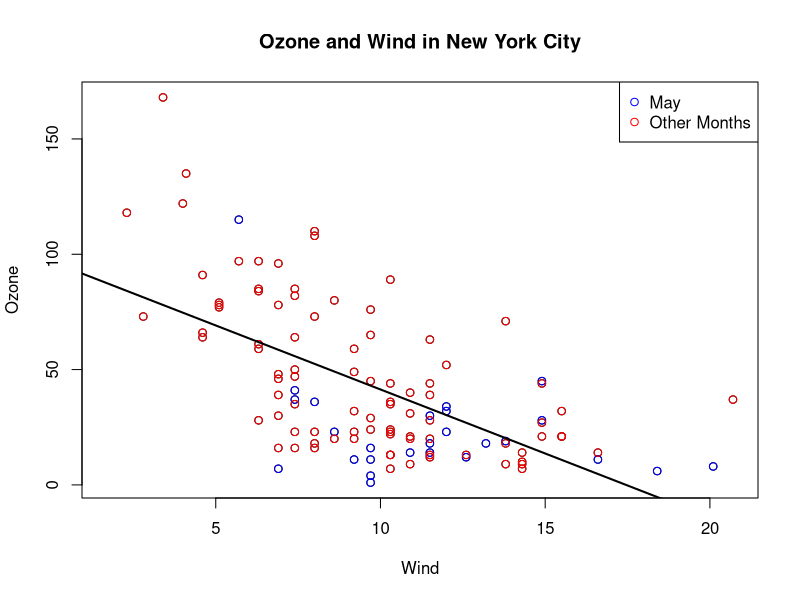
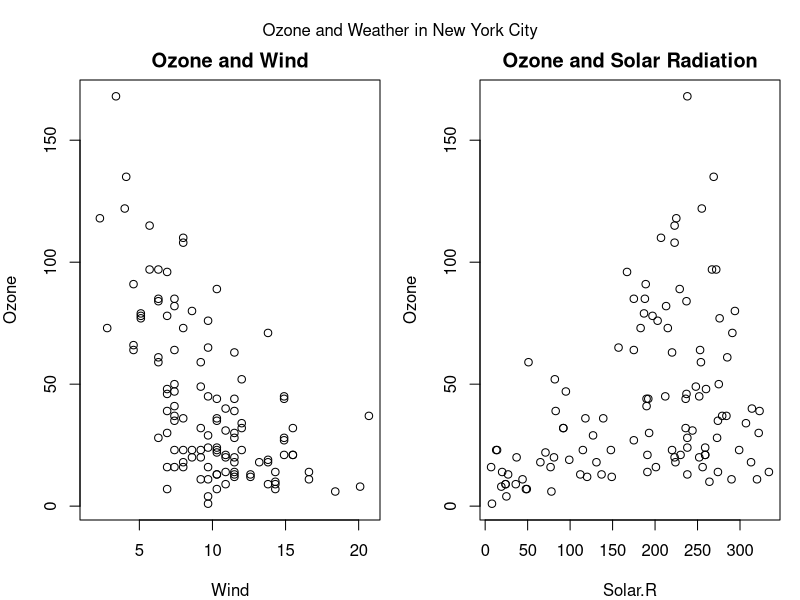

R code for these plots, in order: (Note: this script raises an error after producing the figures.)
## Week 1

## Things to have handy
## pch: the ploting symbol - default is open circle
## lty: the line type (default is solid)
## lwd: the line width
## col: plotting color
## xlab: x axis label
## ylab: y axis label

## par() is used to specify global parameters
## las: the orientation of the axis
## bg: background color
## mar: margin size
## oma: the outer margin size
## mfrow: number of plots per row, column (plots are filled row-wise)
## mfcol: number of plots per row, column (plots are filled column-wise)

#Scatter plot
library(datasets)
with(airquality, plot(Wind, Ozone))
title(main = "Ozone and Wind in New York City") ## Adds a title
with(subset(airquality, Month == 5), points(Wind, Ozone, col = "blue")) ## Color a subset blue
with(subset(airquality, Month != 5), points(Wind, Ozone, col = "red")) ## Color the others red to make it easy to see
legend("topright", pch = 1, col = c("blue", "red"), legend = c("May", "Other Months")) ## add a legend
model <- lm(Ozone ~ Wind, airquality) ## plot the regression line based on this object
abline(model, lwd= 2) ##add it to the plot and make the line thicker than average


## Multiple Base Plots -
par(mfrow = c(1,2) , mar = c(4,4,2,1), oma = c(0,0,2,0)) ## each call plot() will build making outer margin big enough to insert title at end
with(airquality, {
  plot(Wind, Ozone, main = "Ozone and Wind")
  plot(Solar.R, Ozone, main = "Ozone and Solar Radiation")
  mtext("Ozone and Weather in New York City", outer = TRUE) ## placing text over the top
})

## Latice plot example -
library(lattice, lib.loc = "C:/Program Files/R/R-4.0.3/library")
state <- data.frame(state.x77, region = state.region)
xyplot(state$Life.Exp ~ Income | region, data = state, layout = c(4,1), ylab = "Life.Exp")

#ggplot example -
library(ggplot2)
data("mpg")
qplot(mpg$displ, hwy, data = mpg)

#histogram
library(datasets)
hist(airquality$Ozone)

#Boxplot
library(datasets)
airquality <- transform(airquality, Month = factor(Month))
boxplot(Ozone ~ Month, airquality, xlab= "Month", ylab = "Ozone (ppb)")

